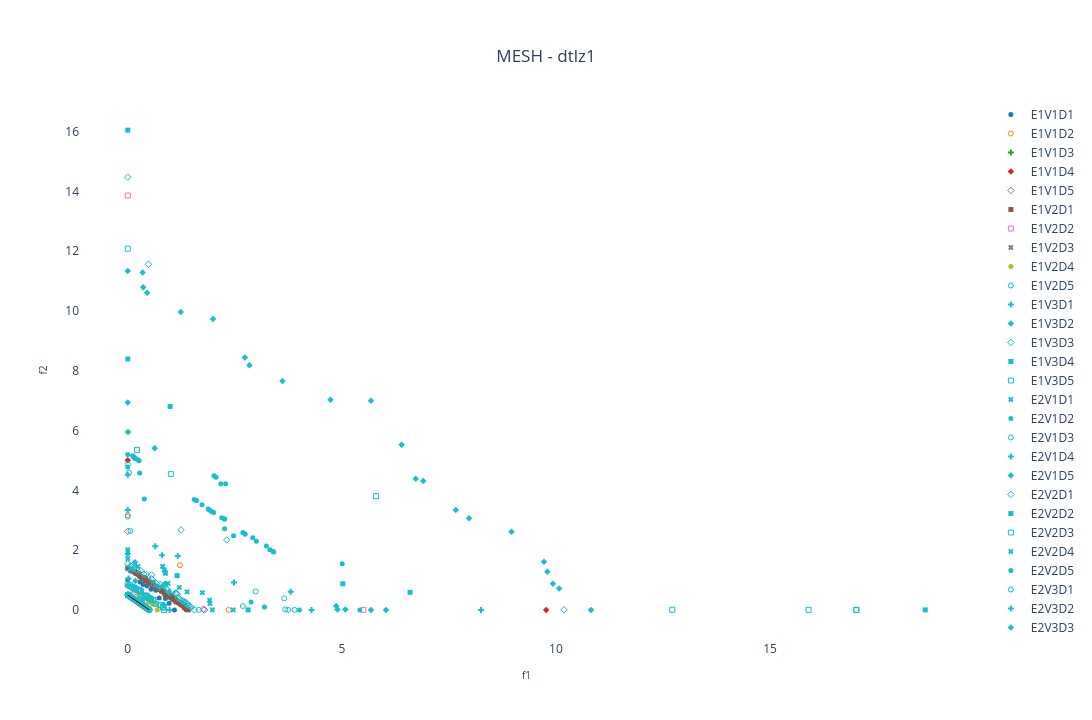

The notebook cell this image was saved under:
### Markdown cell above
## Benchmark 2D:

### Code cell
pareto_front = []
position_dim = 10 # Number of variables
n_pareto_points = 1000 # Number of Pareto points to be generated

experiment_name = "zdt1"

# Choosing the files
choose_global_best_attribution_type = [0,1] # [0, 1, 2, 3]
choose_dm_pool_type = [0,1,2] # [0, 1, 2]
choose_de_mutation_type = [0,1,2,3,4] # [0, 1, 2, 3, 4]

# Name of chosen files
file_names = [
        f"E{i+1}V{j+1}D{k+1}_{experiment_name}.pkl"
        for i in choose_global_best_attribution_type
        for j in choose_dm_pool_type
        for k in choose_de_mutation_type
    ]
num_dataset = len(file_names) # Number of dataset

##### Color setup #####
solid_colors = [mcolors.to_hex(cm.tab10(i)) for i in range(num_dataset + 1)] # List with solid colors
colorscales = pc.named_colorscales() # List of color scales
num_scales = len(colorscales)
#######################

##### Marker setup #####
marker_symbols = ['circle', 'circle-open', 'cross', 'diamond', 'diamond-open', 'square', 'square-open', 'x']
num_symbols = len(marker_symbols)
#######################

for i in range(num_dataset):
  with open("../result/" + file_names[i], "rb") as f:
    r = pickle.load(f)
    pareto_front.append(
      go.Scatter(x=r['combined'][1][:,0],
                   y=r['combined'][1][:,1],
                   mode='markers', marker=dict(size=5, symbol=marker_symbols[i % num_symbols], color=solid_colors[i]), #r['combined'][1][:,1], colorscale=colorscales[(i+1) % num_scales]),
                   name=file_names[i][:6],
                   showlegend=True)
    )

# Creating a subplot
fig = go.Figure()

for i in range(num_dataset):
    fig.add_trace(pareto_front[i])

axis_range = [-0.05, 1.05]
# Setting layout
fig.update_layout(
    showlegend=True,
    xaxis=dict(title=dict(text='f1', font=dict(size=10)), range=axis_range),
    yaxis=dict(title=dict(text='f2', font=dict(size=10)), range=axis_range),
    title=dict(
        text='MESH - ' + experiment_name,
        x=0.5,  # Centering the title
        xanchor='center',
        yanchor='top'
    ),
    #margin=dict(l=0, r=0, b=0, t=0), # Rearrange the margin
    width=1520,   # Figure width (pixels)
    height=720,  # Figure height (pixels)
    paper_bgcolor="white",
    plot_bgcolor='white'
)

# Plotting the Pareto front
real_pareto_front = get_pareto(experiment_name, n_pareto_points, position_dim, 2)
fig.add_trace(
	go.Scatter(x=real_pareto_front[:,0],
		y=real_pareto_front[:,1],
		mode='lines', line=dict(width=1, color='black'),
		name='Pareto Front',
		showlegend=(i==0)
		)
	)

# Showing the figure
fig.show()
